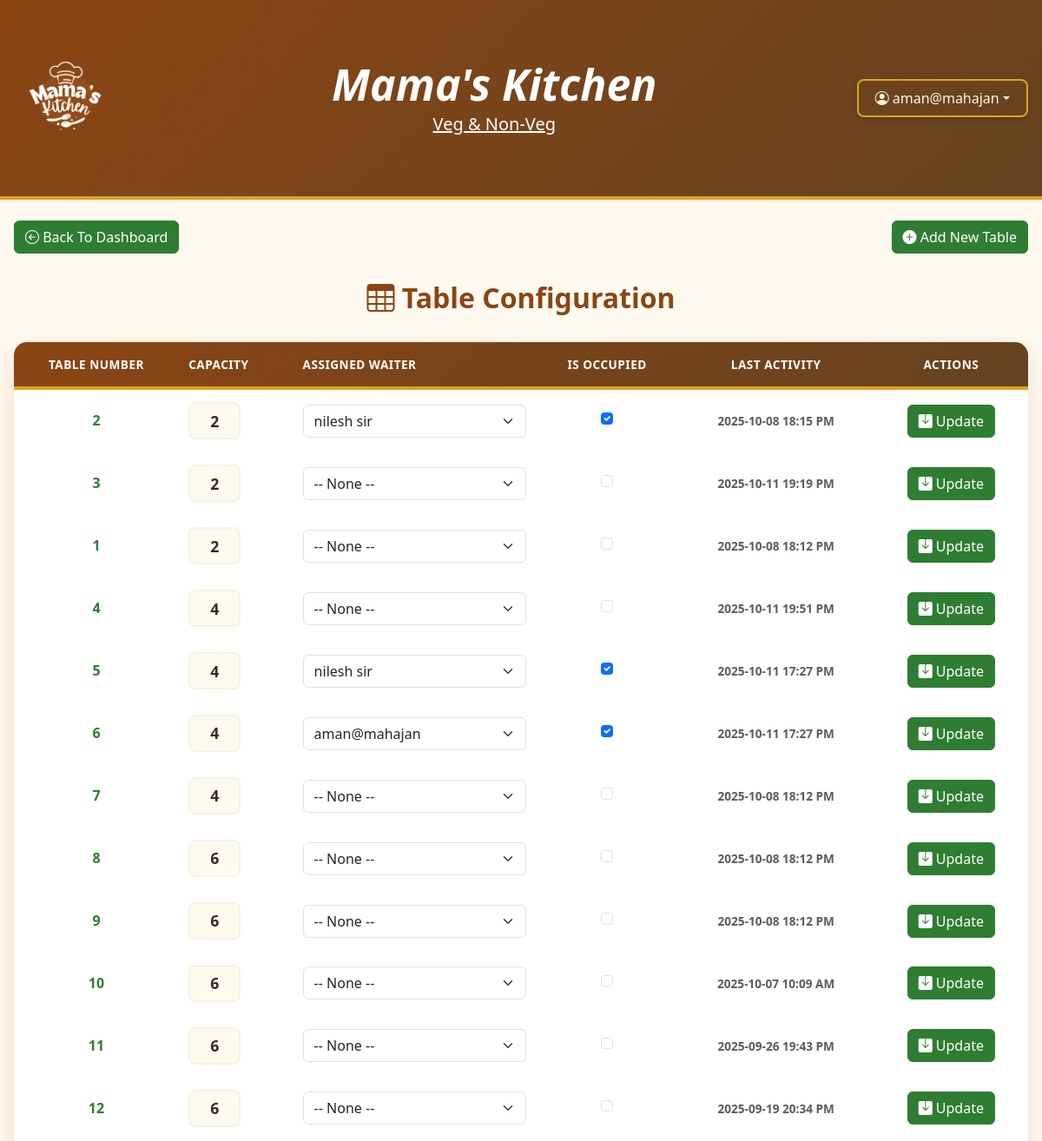
/adminpanel/tables/ (signed in, upper part), run on an earlier commit of the app's database.
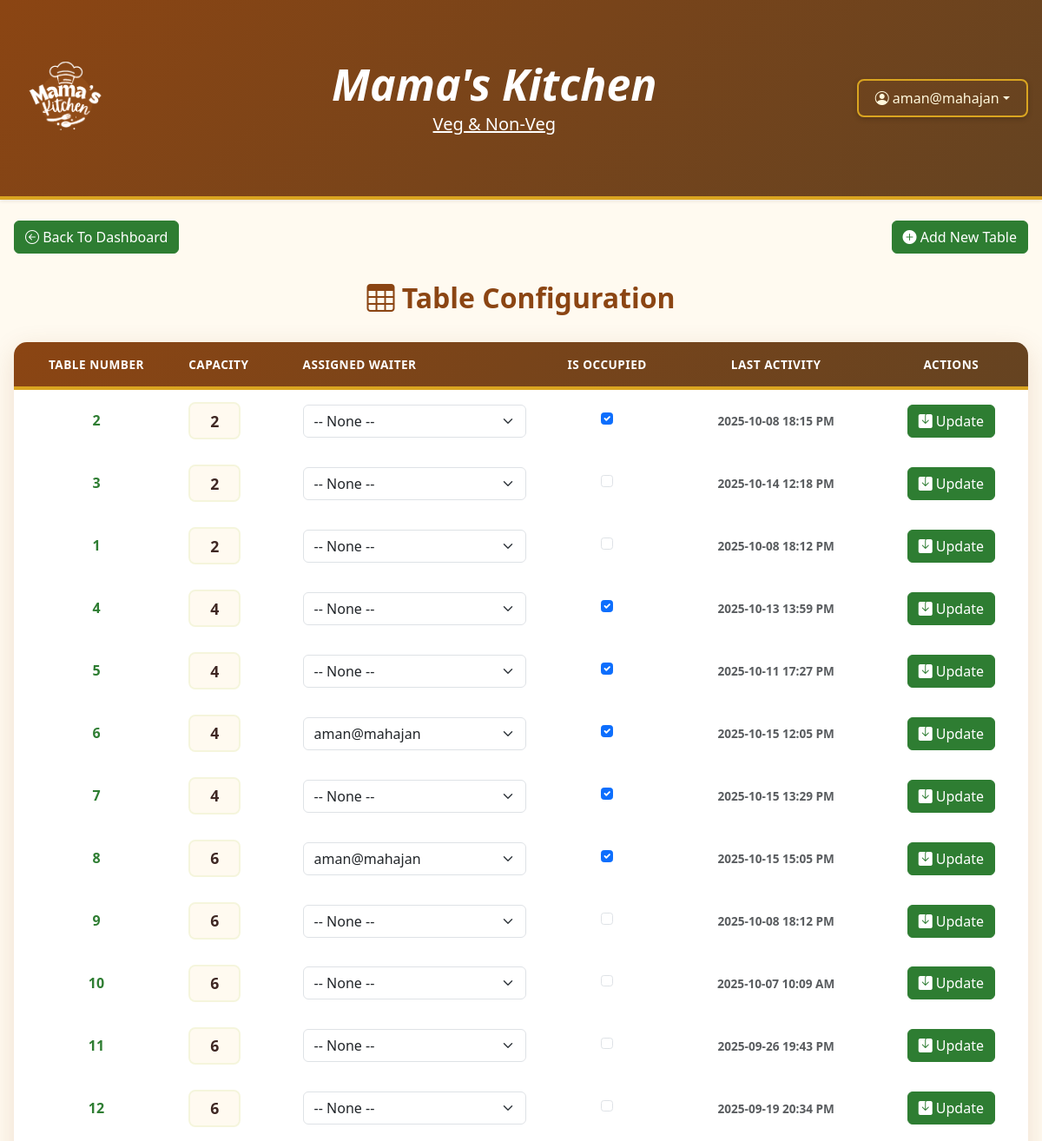
And on a later commit of the database.
### common/models.py (models this page shows, shortened)
class Table(models.Model):
    number = models.IntegerField(unique=True)
    capacity = models.IntegerField()
    is_occupied = models.BooleanField(default=False)
    assigned_waiter = models.ForeignKey('Staff', null=True, blank=True, on_delete=models.SET_NULL)
    last_activity = models.DateTimeField(auto_now=True)

class Staff(models.Model):
    ROLE_CHOICES = (
        ('waiter', 'Waiter'),
        ('cashier', 'Cashier'),
        ('manager', 'Manager'),
        ('admin', 'Admin'),
    )
    user = models.OneToOneField(User, on_delete=models.CASCADE, null=True, blank=True)
    role = models.CharField(max_length=10, choices=ROLE_CHOICES)

### adminpanel/views.py (the view, shortened to what this page needs)
# urls.py: path('tables/', views.table_config, name='table_config'),
@login_required
def table_config(request):
    tables = Table.objects.all()
    waiters = Staff.objects.filter(role='waiter')
    return render(request, 'adminpanel/table_config.html', {
        'tables': tables,
        'waiters': waiters,
    })

### templates/adminpanel/table_config.html (shortened to what this page needs)
{% extends "base.html" %}
{% load static %}
{% block content %}
<div class="container-fluid py-4">
  <div class="d-flex justify-content-between align-items-center mb-3">
    <a href="{% url 'admin_dashboard' %}" class="btn btn-success">
      <i class="bi bi-arrow-left-circle"></i> Back To Dashboard
    </a>
    <a href="{% url 'add_table' %}" class="btn btn-success">
      <i class="bi bi-plus-circle-fill"></i> Add New Table
    </a>
  </div>
  <div class="text-center">
    <h3 class="mb-4"><i class="bi bi-table"></i> Table Configuration</h3>
  </div>
    <table class="admin-table">
      <thead class="">
        <tr>
          <th>Table Number</th>
          <th>Capacity</th>
          <th>Assigned Waiter</th>
          <th>Is Occupied</th>
          <th>Last Activity</th>
          <th>Actions</th>
        </tr>
      </thead>
      <tbody>
        {% for table in tables %}
        <tr>
          <form method="post">
            <td class="text-center fw-bold">{{ table.number }}</td>
            <td>
              <input type="number" name="capacity" value="{{ table.capacity }}" class="form-control" min="1" required>
            </td>
            <td>
              <select name="waiter_id" class="form-select">
                <option value="">-- None --</option>
                {% for waiter in waiters %}
                <option value="{{ waiter.id }}" {% if table.assigned_waiter == waiter %}selected{% endif %}>
                  {{ waiter.user.get_full_name|default:waiter.user.username }}
                </option>
                {% endfor %}
              </select>
            </td>
            <td class="text-center">
              <div class="form-check d-flex justify-content-center">
                <input type="checkbox" class="form-check-input" name="is_occupied" {% if table.is_occupied %}checked{% endif %}>
              </div>
            </td>
            <td class="text-center text-muted small"><b>
                {{ table.last_activity|date:"Y-m-d H:i A" }}</b>
            </td>
            <td class="text-center">
              <button type="submit" class="btn btn-success">
                <i class="bi bi-save-fill"></i> Update
              </button>
            </td>
          </form>
        </tr>
        {% endfor %}
      </tbody>
    </table>
</div>
{% endblock %}

What changed in the data, as far as the page shows it:
changed Table "2025-10-08 18:15 PM": waiter_id "nilesh sir" → "-- None --"
changed Table (number 2 of 12 on the later page): last_activity "2025-10-11 19:19 PM" → "2025-10-14 12:18 PM"
changed Table (number 4 of 12 on the later page): is_occupied "☐" → "☑"; last_activity "2025-10-11 19:51 PM" → "2025-10-13 13:59 PM"
changed Table "2025-10-11 17:27 PM": waiter_id "nilesh sir" → "-- None --"
changed Table (number 6 of 12 on the later page): last_activity "2025-10-11 17:27 PM" → "2025-10-15 12:05 PM"
changed Table (number 7 of 12 on the later page): is_occupied "☐" → "☑"; last_activity "2025-10-08 18:12 PM" → "2025-10-15 13:29 PM"
changed Table (number 8 of 12 on the later page): waiter_id "-- None --" → "aman@mahajan"; is_occupied "☐" → "☑"; last_activity "2025-10-08 18:12 PM" → "2025-10-15 15:05 PM"
